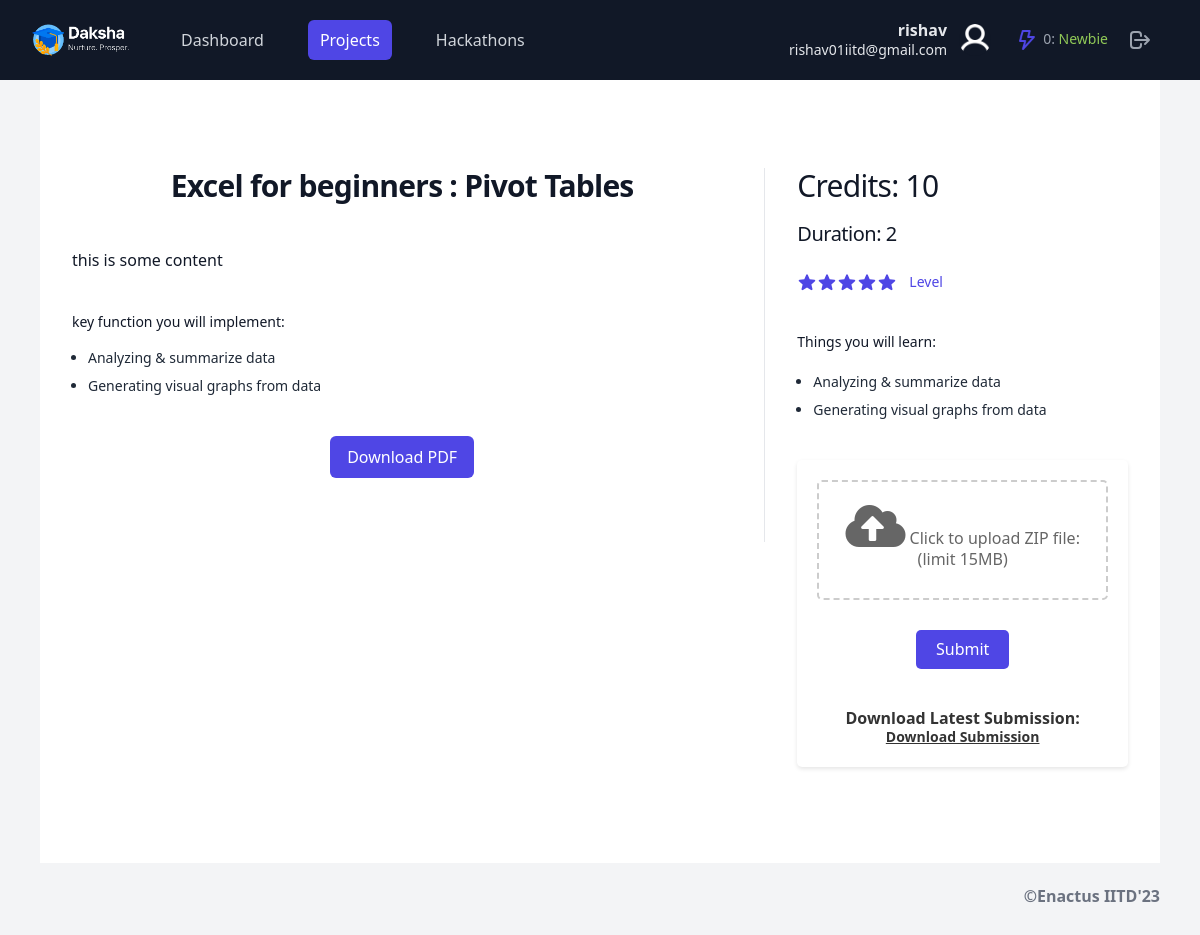
The page /Excel for beginners : Pivot Tables/view (signed in) on the database its author committed.
### daksha/models.py (models this page shows, shortened)
class Project(models.Model):
    title = models.CharField(max_length=255, default="Hello")
    duration = models.IntegerField(default=2)
    category = models.CharField(max_length=50, default="Programming")
    level = models.FloatField(default = 0.0)
    tool = models.IntegerField(default = 0)
    skills_req = models.CharField(max_length=255, default="Python Basics")
    credits = models.IntegerField(default=0)
    about_company = models.TextField(default = "")
    content = models.TextField(default = "")
    pdf = models.FileField(upload_to='pdfs/', default = "No pdf")
    logo  = models.ImageField(upload_to = 'images/', default = "Logo")
    image = models.ImageField(upload_to='images/', default = "No image")
    points = models.ManyToManyField(Point, default = list)

class Point(models.Model):
    name = models.CharField(max_length=255, default = "Python")

### daksha/views.py (the view, shortened to what this page needs)
# urls.py: path("<str:title>/view", views.showProject, name = "Show Project"),
@login_required
def showProject(request,title):
    form = SubmissionForm()
    if request.method == 'GET':
        project = Project.objects.filter(title = title)
        if (len(project) == 0):
            return HttpResponseRedirect(reverse("Projects"))
        submission = Submission.objects.filter(project = project[0], user = request.user)
        return render(request, 'daksha/view_project.html',{
            'forms': form,
            'project': project[0],
            'submission': submission[0].files.url,
            'username' : request.user.username,
            'email': request.user.email,
            'credits': credits,
        })

### daksha/templates/daksha/view_project.html (shortened to what this page needs)
{% load static %}
<!DOCTYPE html>
<html lang="en">
    <head>
        <link href="{% static 'daksha/vkar.css' %}" rel="stylesheet" />
        <link rel="stylesheet" href="https://cdnjs.cloudflare.com/ajax/libs/normalize/8.0.1/normalize.min.css" />
        <link rel="stylesheet" href="https://cdnjs.cloudflare.com/ajax/libs/font-awesome/5.15.3/css/all.min.css" />
    </head>
    <body class="flex bg-gray-100 min-h-screen">
        <div class="flex-grow text-gray-800">
            <header class="flex items-center h-20 px-6 sm:px-10 bg-gray-900 fixed top-0 left-0 w-full z-50">
                <div class="relative w-full max-w-md sm:-ml-2">
                    <div class="flex items-center">
                        <div class="flex-shrink-0">
                            <img class="h-8 w-auto" src="{% static 'daksha/assets/main_logo.png' %}" alt="Your Company" />
                        </div>
                        <div class="hidden md:block">
                            <div class="ml-10 flex items-baseline space-x-4 gap-4">
                                <a href="/Dashboard" class="text-gray-300 hover:bg-gray-700 hover:text-white rounded-md px-3 py-2 text-base font-medium">Dashboard</a>
                                <a href="/Projects" class="bg-indigo-600 text-white block px-3 py-2 rounded-md text-base font-medium">Projects</a>
                                <a href="/Hackathons" class="text-gray-300 hover:bg-gray-700 hover:text-white rounded-md px-3 py-2 text-base font-medium">Hackathons</a>
                            </div>
                        </div>
                    </div>
                </div>
                <div class="flex flex-shrink-0 items-center ml-auto justify-center">
                    <button class="hidden sm:inline-flex items-center p-2 rounded-lg">
                        <div class="flex flex-col items-end leading-tight">
                            <span class="font-semibold text-gray-200">{{username}}</span>
                            <span class="text-sm text-gray-200">{{email}}</span>
                        </div>
                        <span class="h-8 w-8 ml-2 sm:ml-3 mr-2 bg-gray-900 rounded-full overflow-hidden">
                            <img src="{% static 'daksha/assets/profile.png' %}" alt="user profile photo" class="h-full w-full object-cover" />
                        </span>
                    </button>
                    <button class="relative p-2 text-gray-400 focus:bg-gray-100 focus:text-gray-600 rounded-full">
                        <img class="h-6 inline-block w-6 rounded-full" src="{% static 'daksha/assets/thunder.png' %}" alt="" />
                        <span class="text-sm">0: <span style="color: rgb(144, 201, 87);">Newbie</span></span>
                    </button>
                    <a href="{% url 'logout' %}">
                        <button class="relative p-2 text-gray-400 hover:bg-gray-100 hover:text-gray-600 focus:bg-gray-100 focus:text-gray-600 rounded-full">
                            <svg aria-hidden="true" fill="none" viewBox="0 0 24 24" stroke="currentColor" class="h-6 w-6">
                                <path stroke-linecap="round" stroke-linejoin="round" stroke-width="2" d="M17 16l4-4m0 0l-4-4m4 4H7m6 4v1a3 3 0 01-3 3H6a3 3 0 01-3-3V7a3 3 0 013-3h4a3 3 0 013 3v1" />
                            </svg>
                        </button>
                    </a>
                </div>
            </header>
            <main class="mt-10 p-6 sm:p-10 space-y-6">
                <section class="pt-0">
                    <div class="bg-white">
                        <div class="pt-6">
                            <div class="mx-auto max-w-2xl px-4 pb-16 pt-10 sm:px-6 lg:grid lg:max-w-7xl lg:grid-cols-3 lg:grid-rows-[auto,auto,1fr] lg:gap-x-8 lg:px-8 lg:pb-24 lg:pt-16">
                                <div class="lg:col-span-2 lg:border-r lg:border-gray-200 lg:pr-8">
                                    <h1 class="text-2xl font-bold tracking-tight text-gray-900 sm:text-3xl">{{project.title}}</h1>
                                </div>
                                <div class="mt-4 lg:row-span-3 lg:mt-0">
                                    <p class="text-3xl tracking-tight text-gray-900">Credits: {{project.credits}}</p>
                                    <p class="text-xl tracking-tight mt-4 text-gray-900">Duration: {{project.duration}}</p>
                                    <div class="mt-6">
                                        <div id="starContainer" class="flex items-center">
                                        </div>
                                    </div>
                                    <form class="mt-10" action="/{{project.title}}/view" method="POST" enctype="multipart/form-data">
                                        <div>
                                            <div class="mt-10">
                                                <h3 class="text-sm font-medium text-gray-900 mb-5">Things you will learn:</h3>
                                                <ul role="list" class="list-disc space-y-2 pl-4 text-sm">
                                                    {% for point in project.points.all %}
                                                    <li>{{ point.name }}</li>
                                                    {% endfor %}
                                                </ul>
                                            </div>
                                        </div>
                                        <div class="mt-10">
                                            <div class="container">
                                                <div class="project-actions">
                                                    <div class="file-upload mb-5">
                                                        <label for="zip-file">
                                                            <i class="fas fa-cloud-upload-alt upload-icon"></i>
                                                            <span class="upload-text">Click to upload ZIP file: (limit 15MB)</span>
                                                        </label>
                                                    </div>
                                                    <button id="submitButton" type="submit">Submit</button>
                                                </div>
                                                {% if submission %}
                                                <div class="latest-submission">
                                                    <p>Download Latest Submission: <a href="{{submission}}" download class="underline text-sm">Download Submission</a></p>
                                                </div>
                                                {% endif %}
                                            </div>
                                        </div>
                                    </form>
                                </div>
                                <div class="py-10 lg:col-span-2 lg:col-start-1 lg:border-r lg:border-gray-200 lg:pb-16 lg:pr-8 lg:pt-6">
                                    <div>
                                        <div class="space-y-6">
                                            <p class="text-base text-gray-900">
                                                {{project.content}}
                                            </p>
                                        </div>
                                    </div>
                                    <div class="mt-10">
                                        <h3 class="text-sm font-medium text-gray-900">key function you will implement:</h3>
                                        <div class="mt-4">
                                            <ul role="list" class="list-disc space-y-2 pl-4 text-sm">
                                                {% for point in project.points.all %}
                                                <li>{{ point.name }}</li>
                                                {% endfor %}
                                            </ul>
                                        </div>
                                    </div>
                                    <div class="mt-10 flex justify-center">
                                        <a href="{{project.pdf.url}}">
                                            <button
                                                class="inline-flex items-center justify-center rounded-md border border-transparent bg-indigo-600 px-4 py-2 text-base font-medium text-white hover:bg-indigo-700 focus:outline-none focus:ring-2 focus:ring-indigo-500 focus:ring-offset-2"
                                            >
                                                Download PDF
                                            </button>
                                        </a>
                                    </div>
                                </div>
                            </div>
                        </div>
                    </div>
                </section>
                <section class="text-right font-semibold text-gray-500">
                    <p>&copy;Enactus IITD'23</p>
                </section>
            </main>
        </div>
    </body>
</html>

### daksha/templates/daksha/view_project.html (style rules this page uses)
.container { max-width: 37.5rem; margin: 0 auto; padding: 1.25rem; background-color: #fff; border-radius: 0.3125rem; box-shadow: 0 0.125rem 0.25rem rgba(0, 0, 0, 0.1); }
h1 { margin-top: 0; margin-bottom: 1.25rem; text-align: center; color: #333; }
.project-actions { margin-bottom: 1.875rem; text-align: center; }
.project-actions button { display: inline-block; padding: 0.625rem 1.25rem; background-color: #4f46e5; color: #fff; border: none; border-radius: 0.3125rem; cursor: pointer; font-size: 1rem; text-decoration: none; margin: 0.625rem; }
.latest-submission { font-weight: bold; text-align: center; color: #333; }
.file-upload { border: 0.125rem dashed #ccc; border-radius: 0.3125rem; padding: 1.25rem; text-align: center; }
.file-upload label { display: block; margin-bottom: 0.625rem; cursor: pointer; }
.file-upload .upload-icon { font-size: 3rem; color: #666; }
.file-upload .upload-text { font-size: 1rem; color: #666; }

### rows shown on the page
Project: title "Excel for beginners : Pivot Tables", credits "10", duration "2", content "this is some content"
Point: name "Analyzing & summarize data"
Point: name "Generating visual graphs from data"

### other values the page prints
{{ username }} "rishav"
{{ email }} "rishav01iitd@gmail.com"
